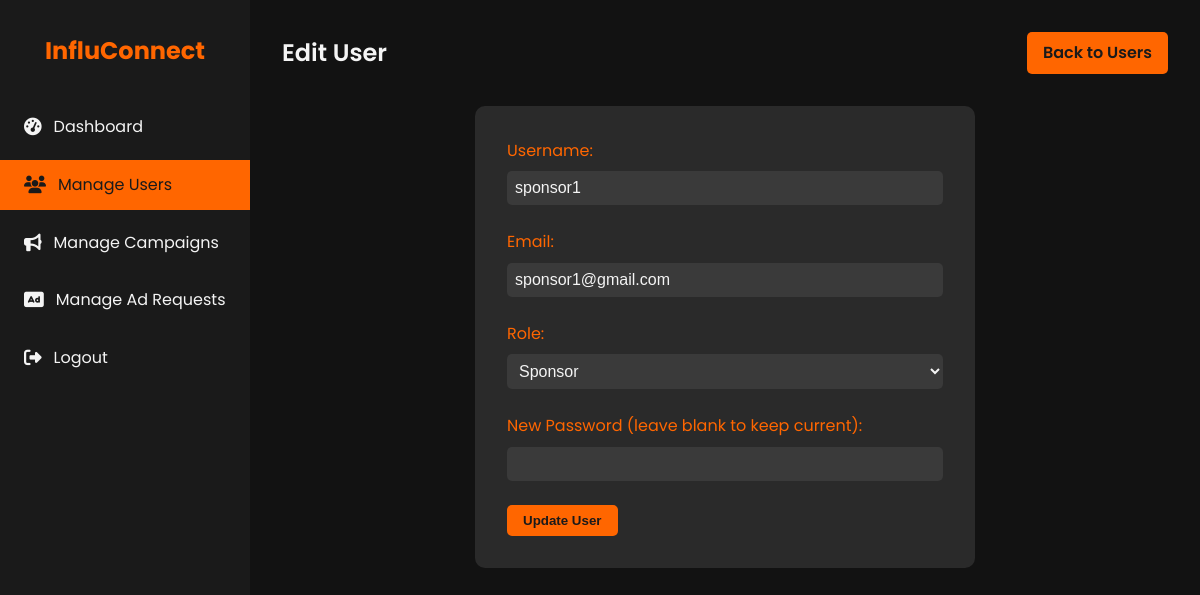
/admin/users/2/edit (signed in), run on an earlier commit of the app's database.
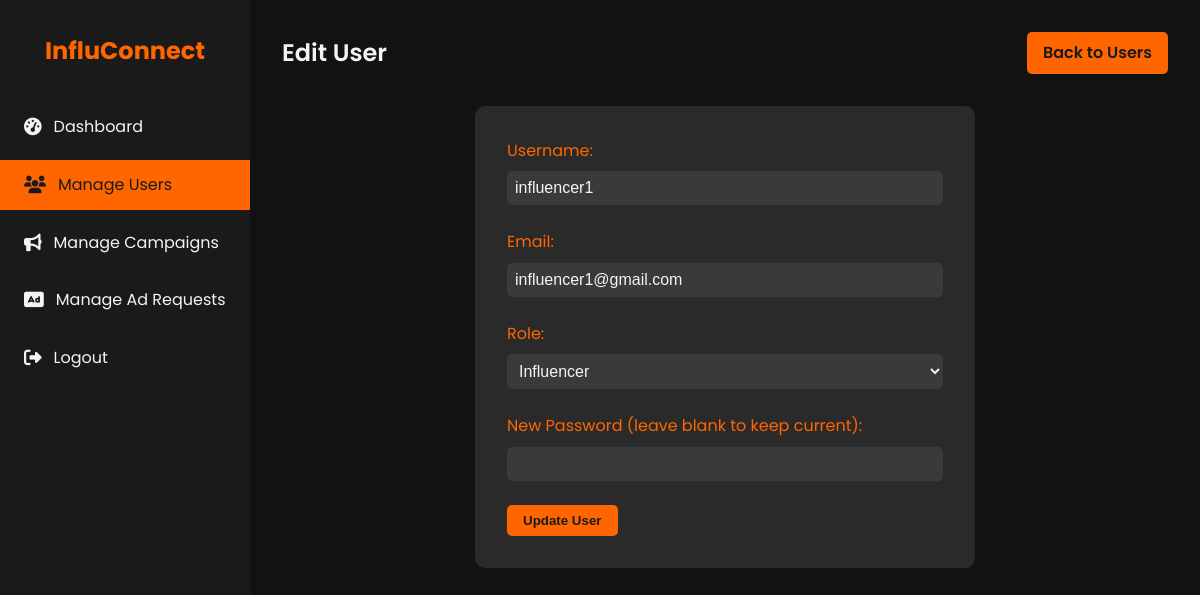
And on a later commit of the database.
### models.py (models this page shows, shortened)
class User(db.Model, UserMixin):
    id = db.Column(db.Integer, primary_key=True)
    username = db.Column(db.String(80), unique=True, nullable=False)
    password = db.Column(db.String(200), nullable=False)
    email = db.Column(db.String(120), unique=True, nullable=False)
    role = db.Column(db.String(50), nullable=False)  # admin, sponsor, influencer
    is_active = db.Column(db.Boolean, default=True)
    sponsor = db.relationship('Sponsor', back_populates='user', uselist=False)
    influencer = db.relationship('Influencer', back_populates='user', uselist=False)

### app.py (the view, shortened to what this page needs)
    @app.route('/admin/users/<int:user_id>/edit', methods=['GET', 'POST'])
    @login_required
    @admin_required
    def admin_user_edit(user_id):
        user = User.query.get_or_404(user_id)
        return render_template('admin_user_edit.html', user=user)

### templates/admin_user_edit.html (shortened to what this page needs)
<!DOCTYPE html>
<html lang="en">
<head>
    <link rel="stylesheet" href="https://cdnjs.cloudflare.com/ajax/libs/font-awesome/6.1.1/css/all.min.css">
</head>
<body>
    <div class="dashboard">
        <aside class="sidebar">
            <div class="logo">
                <h1>InfluConnect</h1>
            </div>
            <nav>
                <ul class="nav-menu">
                    <li class="nav-item">
                        <a href="{{ url_for('admin_dashboard') }}" class="nav-link">
                            <i class="fas fa-tachometer-alt"></i> Dashboard
                        </a>
                    </li>
                    <li class="nav-item">
                        <a href="{{ url_for('admin_users') }}" class="nav-link active">
                            <i class="fas fa-users"></i> Manage Users
                        </a>
                    </li>
                    <li class="nav-item">
                        <a href="{{ url_for('admin_campaigns') }}" class="nav-link">
                            <i class="fas fa-bullhorn"></i> Manage Campaigns
                        </a>
                    </li>
                    <li class="nav-item">
                        <a href="{{ url_for('admin_ad_requests') }}" class="nav-link">
                            <i class="fas fa-ad"></i> Manage Ad Requests
                        </a>
                    </li>
                    <li class="nav-item">
                        <a href="{{ url_for('logout') }}" class="nav-link">
                            <i class="fas fa-sign-out-alt"></i> Logout
                        </a>
                    </li>
                </ul>
            </nav>
        </aside>
        <main class="main-content">
            <header class="header">
                <h1 class="welcome-text">Edit User</h1>
                <a href="{{ url_for('admin_users') }}" class="btn">Back to Users</a>
            </header>
            <section class="edit-form">
                <form action="{{ url_for('admin_user_edit', user_id=user.id) }}" method="post">
                    <div class="form-group">
                        <label for="username">Username:</label>
                        <input type="text" id="username" name="username" value="{{ user.username }}" required>
                    </div>
                    <div class="form-group">
                        <label for="email">Email:</label>
                        <input type="email" id="email" name="email" value="{{ user.email }}" required>
                    </div>
                    <div class="form-group">
                        <label for="role">Role:</label>
                        <select id="role" name="role">
                            <option value="sponsor" {% if user.role == 'sponsor' %}selected{% endif %}>Sponsor</option>
                            <option value="influencer" {% if user.role == 'influencer' %}selected{% endif %}>Influencer</option>
                        </select>
                    </div>
                    <div class="form-group">
                        <label for="password">New Password (leave blank to keep current):</label>
                        <input type="password" id="password" name="password">
                    </div>
                    <button type="submit" class="btn">Update User</button>
                </form>
            </section>
        </main>
    </div>
</body>
</html>

What changed in the data, as far as the page shows it:
changed User: username "sponsor1" → "influencer1"; email "sponsor1@gmail.com" → "influencer1@gmail.com"; role "Sponsor" → "Influencer"
